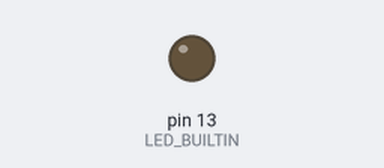
Bench run of a sketch on a simulated Arduino Leonardo, built with avr-gcc and run on an emulated ATmega32U4. Parts: output pins drawn as LEDs (lit = HIGH).

Above: at 1.0 s.
At 3.0 s:
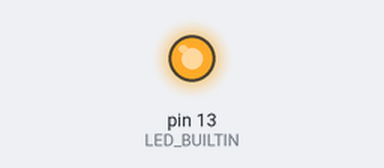
Timing chart, 0 to 5.2 s (numbered marks = the images above):
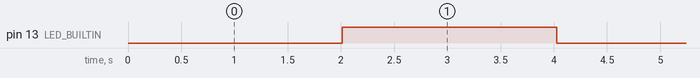

The sketch:

keyboard.ino
```cpp
// This program is a stand-in for the code that will read key presses and send characters out the usb interface.
#include <Keyboard.h>
#include <stdio.h>
#include <string>

int count = 0;

void setup() {
    pinMode(LED_BUILTIN, OUTPUT);
}

void loop() {

    digitalWrite(LED_BUILTIN, count&0x01);

    Keyboard.printf("echo %d\n", count);

    count = count + 1;
    delay(2000);

}
```

Measured:
- by itself, pin 13 (LED_BUILTIN): alternates HIGH for 2.0 s and LOW for 2.0 s
